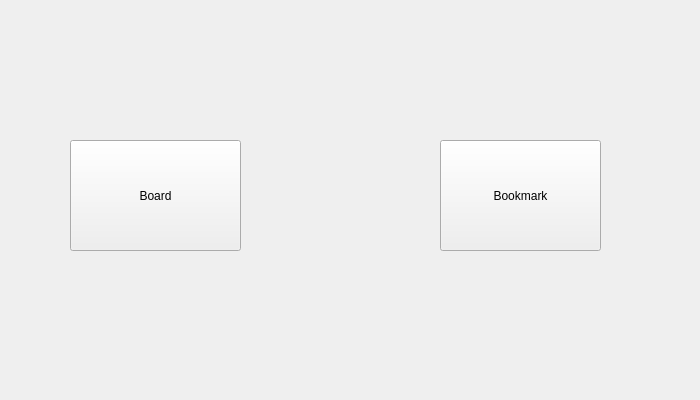
<?xml version="1.0" encoding="UTF-8"?>
<ui version="4.0">
 <class>Form</class>
 <widget class="QWidget" name="Form">
  <property name="geometry">
   <rect>
    <x>0</x>
    <y>0</y>
    <width>700</width>
    <height>400</height>
   </rect>
  </property>
  <property name="windowTitle">
   <string>Form</string>
  </property>
  <widget class="QPushButton" name="pushButton">
   <property name="geometry">
    <rect>
     <x>70</x>
     <y>140</y>
     <width>171</width>
     <height>111</height>
    </rect>
   </property>
   <property name="text">
    <string>Board</string>
   </property>
  </widget>
  <widget class="QPushButton" name="pushButton_2">
   <property name="geometry">
    <rect>
     <x>440</x>
     <y>140</y>
     <width>161</width>
     <height>111</height>
    </rect>
   </property>
   <property name="text">
    <string>Bookmark</string>
   </property>
  </widget>
 </widget>
 <resources/>
 <connections/>
</ui>
